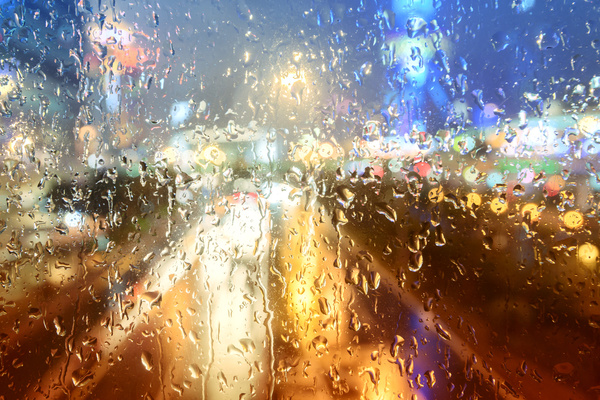
#> input picture rain.jpg, 600 x 400 px
$ python -i numpy_color2sepia.py   (imports and definitions only)
#> lines starting #> are read from the running program, lines starting #| are printed output that depends on the picture
import cv2
import matplotlib.pyplot as plt
import numpy as np
import time as time

def numpy_color2sepia(img, effect):
    """
    Takes an image formatted as a 3-dimensional array [H, W, C], where C is the color channel (RGB),
    applies sepia filter on the image array and overwrites the color channel array (C), and returns the filtered version.
    Args:
        img: Numpy (unsigned) integer 3D array of the original image.
        scale: Value from 0 - 1 to define 0-100% Sepia effect.
    Returns:
        <uint8> numpy.array: Numpy (unsigned) integer 3D array of the filtered image.
    """
#> called with effect = 1
    k = 1
    if (effect <= 1 and effect >= 0):
        k = effect

    sepia_matrix_effect = np.array([[ 0.393 + 0.607 * (1 - k), 0.769 - 0.769 * (1 - k), 0.189 - 0.189 * (1 - k)],
                                [ 0.349 - 0.349 * (1 - k), 0.686 + 0.314 * (1 - k), 0.168 - 0.168 * (1 - k)],
                                [ 0.272 - 0.272 * (1 - k), 0.534 - 0.534 * (1 - k), 0.131 + 0.869 * (1 - k)]])
    img2 = np.array([np.matmul(x, sepia_matrix_effect.T) for x in img])
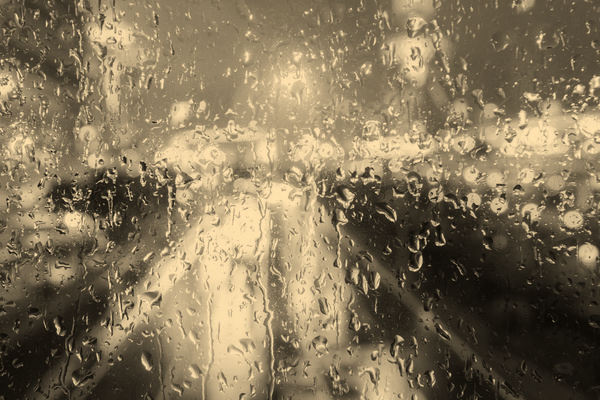
#> img2: shape (400, 600, 3) float64; mean R, G, B 182.6, 162.5, 126.6; drawn with min black and max white
    img2[np.where(img2>255)] = 255
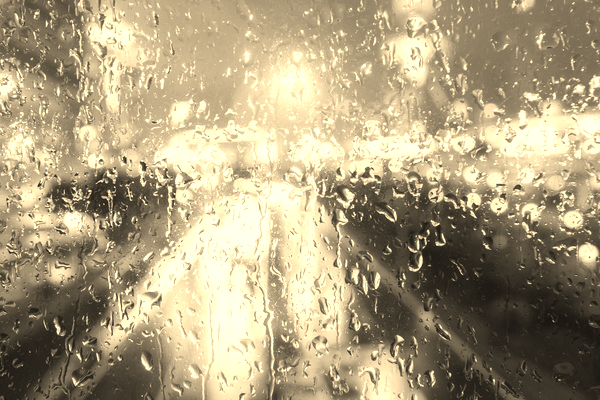
#> img2: shape (400, 600, 3) float64; mean R, G, B 172.9, 159, 126.6

    return img2.astype("uint8")
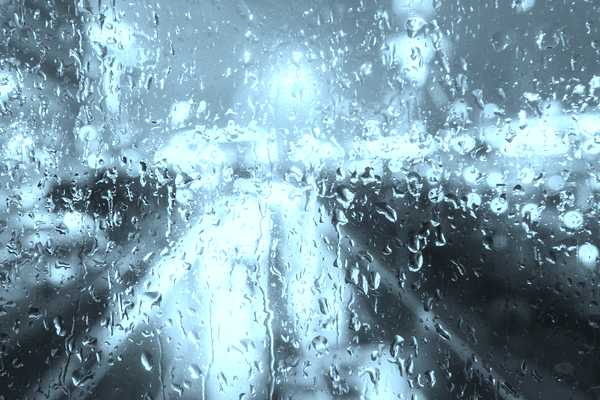
#> returned value: shape (400, 600, 3); mean of channels 0, 1, 2 172.5, 158.6, 126.1; drawn as B, G, R

def sepia_image_numpy(input_filename, scale=1, output_filename=None):
    """
    Returns a numpy (unsigned) integer 3D array of a sepia image of input_filename.
    Prints the filter function runtime, and displays a plot showing the before / after images side by side.
    If scale is supplied, sepia effect (0-100%) is applied according to scale (0-1). If not, it applies full (100%) effect.
    If output_filename is supplied, the created image is also saved to the specified location. If not supplied, it is saved to a custom location (input_filename + "_sepia")
    Args:
        input_filename: The filename for the image to use.
        scale: Value from 0 - 1 to define 0-100% Sepia effect. Defaults to 1.
        output_filename: The location for where to save the filtered image. Defaults to None.
    Returns:
        <uint8> numpy.array: Numpy (unsigned) integer 3D array of the filtered image.
    """
    # Convert image to numpy array using cv2. Make a copy in order to display original image.
    image = cv2.cvtColor(cv2.imread(input_filename), cv2.COLOR_BGR2RGB)
    image_sepia = image.copy()

    # Call converter function and print runtime using time.time()
    t0 = time.time()
    image_sepia = numpy_color2sepia(image_sepia, scale)
    t1 = time.time()
    print(f'Runtime numpy_color2sepia: {t1-t0} seconds')

    # Show difference in images side by side using matplotlib.pyplot
    fig, (ax1, ax2) = plt.subplots(1,2)
    fig.suptitle('Python for Instagram')
    ax1.imshow(image)
    ax1.set_title('Original image')
    ax2.imshow(image_sepia)
    ax2.set_title('Sepia filtered image')
    plt.show()
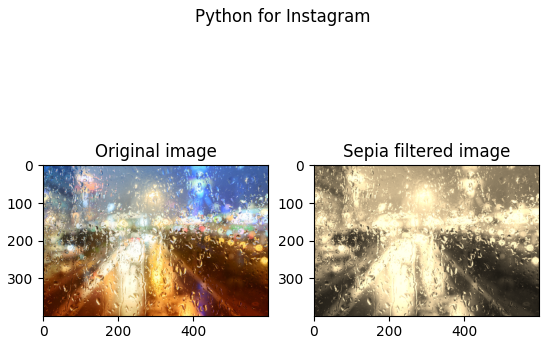
#> figure drawn by matplotlib, 2 panels

    # Save filtered image to new file
    if output_filename is None:
        output_filename = input_filename.split('.')[0] + '_sepia.' + input_filename.split('.')[1]

    status = cv2.imwrite(output_filename, image_sepia)
    print(f'Saving sepia image as "{output_filename}": {status}')
#| Saving sepia image as "_sepia.": True

    return image_sepia

>>> result = sepia_image_numpy('../../rain.jpg')
